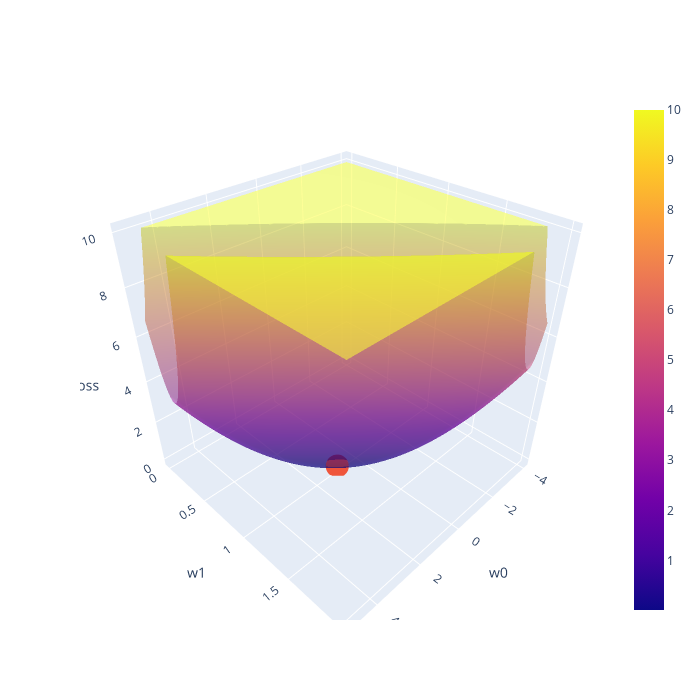

Notebook code cell kept with this figure:
### Code cell
# 一元线性回归（带偏置项、多个样本点）
import plotly.express as px
import numpy as np
import plotly.graph_objects as go

points = [(3, 3.2+0.93), (4, 3.9+1.2), (6, 6.2+0.91), (5, 5.1+1.11)]


def calc_loss(mesh_w0, mesh_w1):
    arr_loss = np.zeros_like(mesh_w0)
    for point in points:
        arr_loss += (mesh_w0 + mesh_w1*point[0] - point[1])**2
    return arr_loss


arr_w1 = np.linspace(-0, 2, 201)
arr_w0 = np.linspace(-4, 5, 201)

mesh_w1, mesh_w0 = np.meshgrid(arr_w1, arr_w0)

arr_loss = calc_loss(mesh_w0, mesh_w1)

max_loss = 10
mask = arr_loss<max_loss
arr_loss = ~mask*max_loss+arr_loss*mask

fig = go.Figure(go.Surface(x=mesh_w0, y=mesh_w1, z=arr_loss,opacity=0.5))
fig.add_scatter3d(x=[1],y=[1],z=[0])

fig.update_layout(scene = dict(
                    xaxis_title='w0',
                    yaxis_title='w1',
                    zaxis_title='loss'),
                    height=700,
                    width=700)
fig.show()

print(np.min(arr_loss))

idx_w0,idx_w1 = np.unravel_index(arr_loss.argmin(), arr_loss.shape)
arr_w0[idx_w0],arr_w1[idx_w1]

### Figure 1 — Plotly figure (JSON) as saved in the notebook; plotly's stock layout.template omitted (floating-point values rounded to 4 significant figures; data arrays with more than 128 entries replaced by an {"elided": "..."} marker saying what was removed)
{"data": [{"opacity": 0.5, "type": "surface", "x": {"elided": "201x201 float values"}, "y": {"elided": "201x201 float values"}, "z": {"elided": "201x201 float values"}}, {"type": "scatter3d", "x": [1], "y": [1], "z": [0]}], "layout": {"height": 700, "scene": {"xaxis": {"title": {"text": "w0"}}, "yaxis": {"title": {"text": "w1"}}, "zaxis": {"title": {"text": "loss"}}}, "width": 700}}
